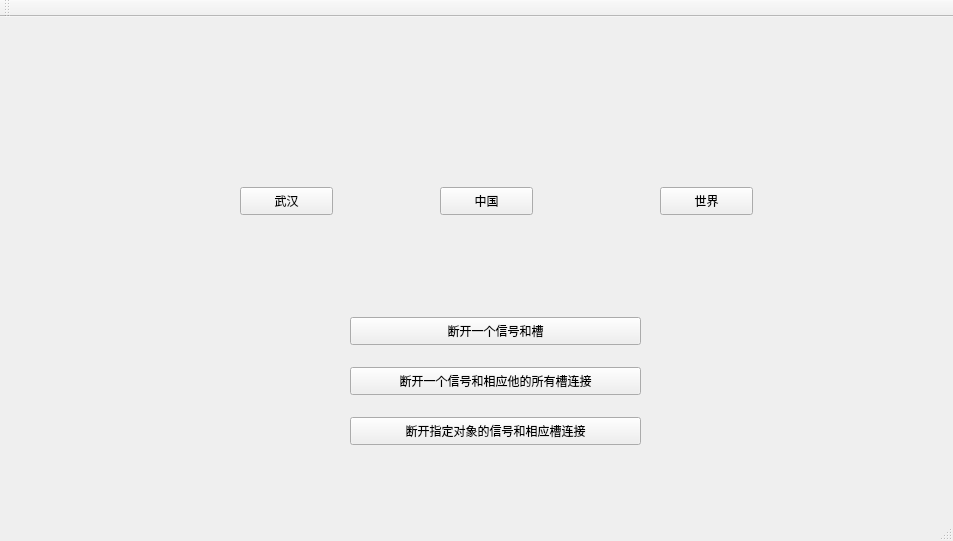
<?xml version="1.0" encoding="UTF-8"?>
<ui version="4.0">
 <class>MainWindow</class>
 <widget class="QMainWindow" name="MainWindow">
  <property name="geometry">
   <rect>
    <x>0</x>
    <y>0</y>
    <width>953</width>
    <height>541</height>
   </rect>
  </property>
  <property name="windowTitle">
   <string>MainWindow</string>
  </property>
  <widget class="QWidget" name="centralWidget">
   <widget class="QPushButton" name="whBtn">
    <property name="geometry">
     <rect>
      <x>240</x>
      <y>170</y>
      <width>93</width>
      <height>28</height>
     </rect>
    </property>
    <property name="text">
     <string>武汉</string>
    </property>
   </widget>
   <widget class="QPushButton" name="sjBtn">
    <property name="geometry">
     <rect>
      <x>660</x>
      <y>170</y>
      <width>93</width>
      <height>28</height>
     </rect>
    </property>
    <property name="text">
     <string>世界</string>
    </property>
   </widget>
   <widget class="QPushButton" name="zgBtn">
    <property name="geometry">
     <rect>
      <x>440</x>
      <y>170</y>
      <width>93</width>
      <height>28</height>
     </rect>
    </property>
    <property name="text">
     <string>中国</string>
    </property>
   </widget>
   <widget class="QPushButton" name="closeSingle">
    <property name="geometry">
     <rect>
      <x>350</x>
      <y>300</y>
      <width>291</width>
      <height>28</height>
     </rect>
    </property>
    <property name="text">
     <string>断开一个信号和槽</string>
    </property>
   </widget>
   <widget class="QPushButton" name="closeSingleSAll">
    <property name="geometry">
     <rect>
      <x>350</x>
      <y>350</y>
      <width>291</width>
      <height>28</height>
     </rect>
    </property>
    <property name="text">
     <string>断开一个信号和相应他的所有槽连接</string>
    </property>
   </widget>
   <widget class="QPushButton" name="closeSingleSAlls">
    <property name="geometry">
     <rect>
      <x>350</x>
      <y>400</y>
      <width>291</width>
      <height>28</height>
     </rect>
    </property>
    <property name="text">
     <string>断开指定对象的信号和相应槽连接</string>
    </property>
   </widget>
  </widget>
  <widget class="QMenuBar" name="menuBar">
   <property name="geometry">
    <rect>
     <x>0</x>
     <y>0</y>
     <width>953</width>
     <height>26</height>
    </rect>
   </property>
  </widget>
  <widget class="QToolBar" name="mainToolBar">
   <attribute name="toolBarArea">
    <enum>TopToolBarArea</enum>
   </attribute>
   <attribute name="toolBarBreak">
    <bool>false</bool>
   </attribute>
  </widget>
  <widget class="QStatusBar" name="statusBar"/>
 </widget>
 <layoutdefault spacing="6" margin="11"/>
 <resources/>
 <connections/>
</ui>
